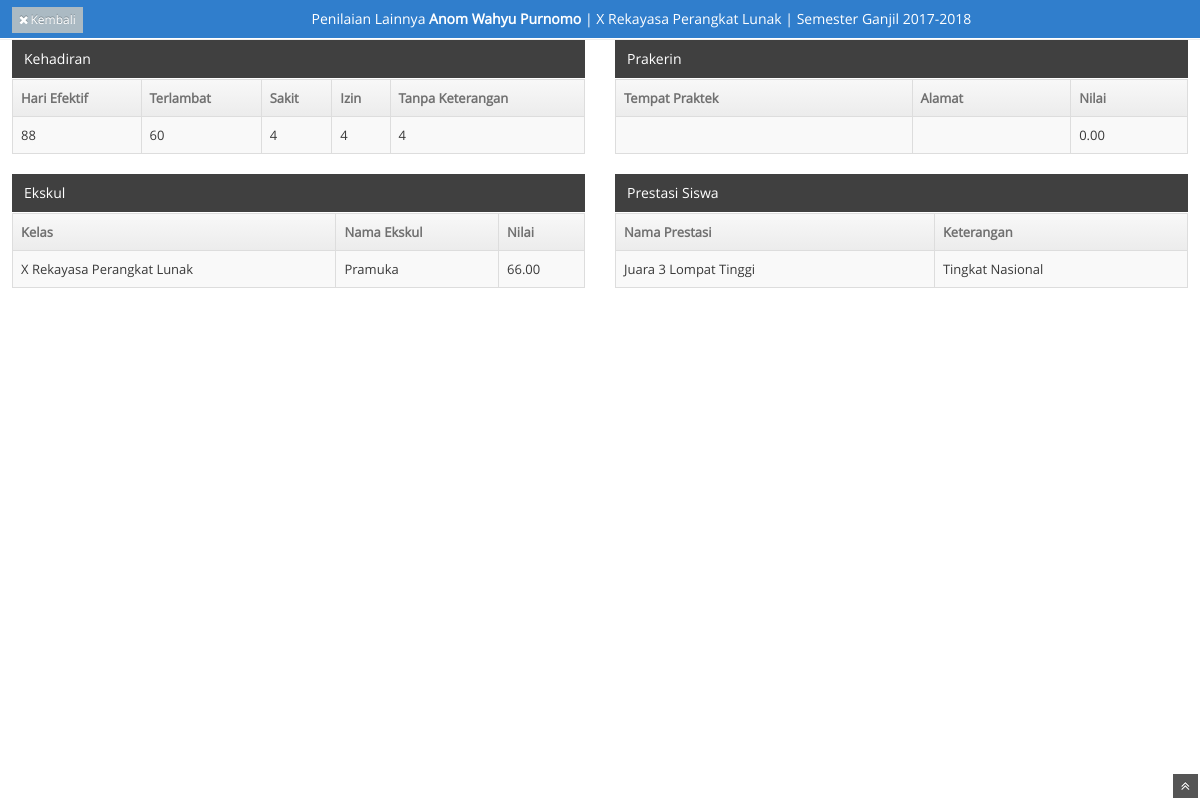
The page /admin/detailnilaib.php?ks=16&&smt=01 (signed in) on the database its author committed.
### tables this page shows
CREATE TABLE `kelas_siswa` (
  `id` int(10) NOT NULL,
  `kode_kelas` int(4) NOT NULL,
  `kode_siswa` int(5) NOT NULL
);

CREATE TABLE `siswa` (
  `kode_siswa` int(5) NOT NULL,
  `nis` varchar(16) NOT NULL,
  `nisn` varchar(16) DEFAULT NULL,
  `nama_siswa` varchar(40) NOT NULL,
  `jk` char(1) NOT NULL,
  `agama` varchar(10) NOT NULL,
  `tempat_lahir` varchar(40) DEFAULT NULL,
  `tgl_lahir` char(10) DEFAULT NULL,
  `alamat` varchar(90) DEFAULT NULL,
  `no_telp` varchar(16) DEFAULT NULL,
  `status_siswa` char(1) NOT NULL,
  `pass` varchar(16) NOT NULL
);

CREATE TABLE `kelas` (
  `kode_kelas` int(4) NOT NULL,
  `tahun_ajar` varchar(10) NOT NULL,
  `kelas` varchar(5) NOT NULL,
  `peminatan` varchar(25) NOT NULL
);

CREATE TABLE `kehadiran` (
  `id` int(10) NOT NULL,
  `semester` varchar(6) NOT NULL,
  `hari_efektif` int(3) DEFAULT '0',
  `sakit` int(3) NOT NULL,
  `izin` int(3) NOT NULL,
  `alpha` int(3) NOT NULL,
  `terlambat` int(3) NOT NULL,
  `kode_kelas` int(4) NOT NULL,
  `kode_siswa` int(5) NOT NULL
);

CREATE TABLE `ekskul` (
  `kode_ekskul` int(4) NOT NULL,
  `nama_ekskul` varchar(30) NOT NULL
);

CREATE TABLE `ekskul_siswa` (
  `id` int(16) NOT NULL,
  `nilai_ekskul` decimal(5,2) DEFAULT NULL,
  `kode_siswa` int(5) NOT NULL,
  `kode_kelas` int(4) NOT NULL,
  `kode_ekskul` int(4) NOT NULL
);

CREATE TABLE `prakerin` (
  `id` int(10) NOT NULL,
  `tempat` varchar(50) DEFAULT NULL,
  `alamat` varchar(90) DEFAULT NULL,
  `nilai` decimal(5,2) DEFAULT NULL,
  `kode_siswa` int(5) NOT NULL,
  `kode_kelas` int(4) NOT NULL
);

CREATE TABLE `prestasi` (
  `id` int(10) NOT NULL,
  `prestasi` varchar(90) DEFAULT NULL,
  `keterangan` varchar(180) DEFAULT NULL,
  `kode_kelas` int(4) NOT NULL,
  `kode_siswa` int(5) NOT NULL
);

### admin/detailnilaib.php (the view, shortened to what this page needs)
<?php
	include '../config.php';
	$kode=$_GET['ks'];
	$smt=$_GET['smt'];
	if ($smt==01) {
		$kodesmt="Ganjil";
	}else{
		$kodesmt="Genap";
	}
	$queryta="select kode_kelas, tahun_ajar from kelas order by kode_kelas desc limit 1";
	$ta=mysqli_query($koneksi,$queryta);
	$datata=mysqli_fetch_array($ta);
	$tampilta=$datata['tahun_ajar'];
	$query="select * from siswa, kelas_siswa, kelas where siswa.kode_siswa=kelas_siswa.kode_siswa and kelas.kode_kelas=kelas_siswa.kode_kelas and siswa.kode_siswa='$kode'";
	$result=mysqli_query($koneksi,$query);
	$row=mysqli_fetch_array($result);
	$siswa=$row['nama_siswa'];
	$kk=$row['kode_kelas'];
	$kelas=$row['kelas'];
	$pem=$row['peminatan'];
	$queryk="select * from kehadiran where kode_siswa='$kode' and semester='$kodesmt'";
	$resultk=mysqli_query($koneksi,$queryk);
	$datak=mysqli_fetch_array($resultk);
	$querye="select * from kelas, kelas_siswa, ekskul, ekskul_siswa where kelas.kode_kelas=kelas_siswa.kode_kelas and kelas_siswa.kode_siswa=ekskul_siswa.kode_siswa and ekskul.kode_ekskul=ekskul_siswa.kode_ekskul and ekskul_siswa.kode_siswa='$kode'";
	$resulte=mysqli_query($koneksi,$querye);
	$querypra="select * from prakerin where kode_siswa='$kode'";
	$resultpra=mysqli_query($koneksi,$querypra);
	$datapra=mysqli_fetch_array($resultpra);
	$querypre="select * from prestasi where kode_siswa=$kode";
	$resultpre=mysqli_query($koneksi,$querypre);
?>
<!DOCTYPE html>
<html lang="en">
	<head>
		<link href="../assets/css/bootstrap.min.css" rel="stylesheet" />
		<link href="../assets/css/bootstrap-responsive.min.css" rel="stylesheet" />
		<link rel="stylesheet" href="../assets/css/font-awesome.min.css" />
		<link rel="stylesheet" href="../assets/css/chosen.css" />
		<link rel="stylesheet" href="../assets/css/ace-fonts.css" />
		<link rel="stylesheet" href="../assets/css/ace.min.css" />
		<link rel="stylesheet" href="../assets/css/ace-responsive.min.css" />
		<link rel="stylesheet" href="../assets/css/ace-skins.min.css" />
	</head>
	<body>
		<div id="modal" tabindex="-1" >
			<div class="modal-header center no-padding">
				<div class="table-header">
					<span class="pull-left">
						<a href="penilaiankelas.php?<?php echo 'kk='.$kk.'&&smt='.$smt;?>" button class="btn btn-mini">
							<i class="icon-remove"></i>Kembali
						</a>
					 </span>
					Penilaian Lainnya
					<?php
						echo '<strong>'.$siswa.'</strong> | '.$kelas.' '.$pem.' | Semester '.$kodesmt.' '.$tampilta
					?>
				</div>
			</div>
			<div class="row-fluid">
				<div class="control-group" style="padding-left: 1%; padding-right: 1%">
					<div class="row-fluid">
						<div class="span6">
							<div class="table-header header-color-dark" data-html="true" data-original-title="Jumlah kehadiran dalam satu semester." data-placement="bottom" data-rel="tooltip">
								Kehadiran
							</div>
							<table class="table table-striped table-bordered table-hover ">
								<thead>
									<tr>
										<th>Hari Efektif</th>
										<th>Terlambat</th>
										<th>Sakit</th>
										<th>Izin</th>
										<th>Tanpa Keterangan</th>
									</tr>
								</thead>
								<tbody>
								<?php
						    		echo "<tr>
							    		<td>".$datak['hari_efektif']."</td>
							    		<td>".$datak['terlambat']."</td>
							    		<td>".$datak['sakit']."</td>
							    		<td>".$datak['izin']."</td>
							    		<td>".$datak['alpha']."</td>
						    		</tr>";
								?>
								</tbody>
							</table>
							<div class="table-header header-color-dark" data-html="true" data-original-title="Ekskul yang diambil selama menjadi siswa." data-placement="bottom" data-rel="tooltip">
								Ekskul
							</div>
							<table class="table table-striped table-bordered table-hover ">
								<thead>
									<tr>
										<th>Kelas</th>
										<th>Nama Ekskul</th>
										<th>Nilai</th>
									</tr>
								</thead>
								<tbody>
								<?php
									while ($datae=mysqli_fetch_array($resulte)) {
										echo "<tr>
									    		<td>".$datae['kelas']." ".$datae['peminatan']."</td>
									    		<td>".$datae['nama_ekskul']."</td>
									    		<td>".$datae['nilai_ekskul']."</td>
									    	</tr>";
								   	}
							 	?>
								</tbody>
							</table>
						</div>
						<div class="span6">
							<div class="table-header header-color-dark" data-html="true" data-original-title="Data untuk siswa yang telah mengikuti prakerin." data-rel="tooltip">
								Prakerin
							</div>
							<table class="table table-striped table-bordered table-hover ">
								<thead>
									<tr>
										<th>Tempat Praktek</th>
										<th>Alamat</th>
										<th>Nilai</th>
									</tr>
								</thead>
								<tbody>
								<?php
						    		echo "<tr>
							    		<td>".$datapra['tempat']."</td>
							    		<td>".$datapra['alamat']."</td>
							    		<td>".$datapra['nilai']."</td>
						    		</tr>";
								?>
								</tbody>
							</table>
							<div class="table-header header-color-dark" data-html="true" data-original-title="Prestasi yang diraih selama menjadi siswa." data-rel="tooltip">
								Prestasi Siswa
							</div>
							<table class="table table-striped table-bordered table-hover ">
								<thead>
									<tr>
										<th>Nama Prestasi</th>
										<th>Keterangan</th>
									</tr>
								</thead>
								<tbody>
								<?php
									while ($datapre=mysqli_fetch_array($resultpre)) {
							    		echo "<tr>
									    		<td>".$datapre['prestasi']."</td>
									    		<td>".$datapre['keterangan']."</td>
								    		</tr>";
									}
						    	?>
								</tbody>
							</table>
						</div>
					</div>
				</div>
			</div>
		</div>
		<a href="#" id="btn-scroll-up" class="btn-scroll-up btn btn-small btn-inverse">
			<i class="icon-double-angle-up icon-only bigger-110"></i>
		</a>
	</body>
</html>

### rows shown on the page
kelas_siswa: kode_siswa.nama_siswa "Anom Wahyu Purnomo", kode_kelas.kelas "X", kode_kelas.peminatan "Rekayasa Perangkat Lunak"
kelas: tahun_ajar "2017-2018"
kehadiran: hari_efektif "88", terlambat "60", sakit "4", izin "4", alpha "4"
kelas: kelas "X", peminatan "Rekayasa Perangkat Lunak", ekskul.nama_ekskul "Pramuka", ekskul_siswa.nilai_ekskul "66.00"
prakerin: nilai "0.00"
prestasi: prestasi "Juara 3 Lompat Tinggi", keterangan "Tingkat Nasional"

### other values the page prints
$kodesmt "Ganjil"
